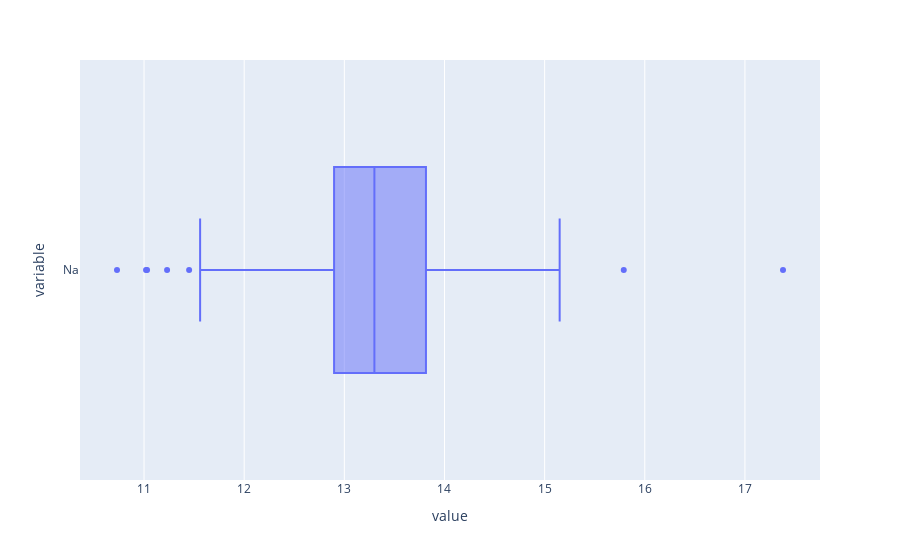

Notebook code for this chart:
### Markdown cell above
### Removing Na outliers

### Code cell
pe.box(df['Na'], orientation='h')

### Figure 1 — Plotly figure (JSON) as saved in the notebook; plotly's stock layout.template omitted (floating-point values rounded to 4 significant figures; data arrays with more than 128 entries replaced by an {"elided": "..."} marker saying what was removed)
{"data": [{"alignmentgroup": "True", "hovertemplate": "value=%{x}<br>variable=%{y}<extra></extra>", "legendgroup": "", "marker": {"color": "#636efa"}, "name": "", "notched": false, "offsetgroup": "", "orientation": "h", "showlegend": false, "type": "box", "x": {"elided": "213 float values"}, "x0": " ", "xaxis": "x", "y": {"elided": "213 str values"}, "y0": " ", "yaxis": "y"}], "layout": {"boxmode": "group", "legend": {"tracegroupgap": 0}, "margin": {"t": 60}, "xaxis": {"anchor": "y", "domain": [0, 1], "title": {"text": "value"}}, "yaxis": {"anchor": "x", "domain": [0, 1], "title": {"text": "variable"}}}}
